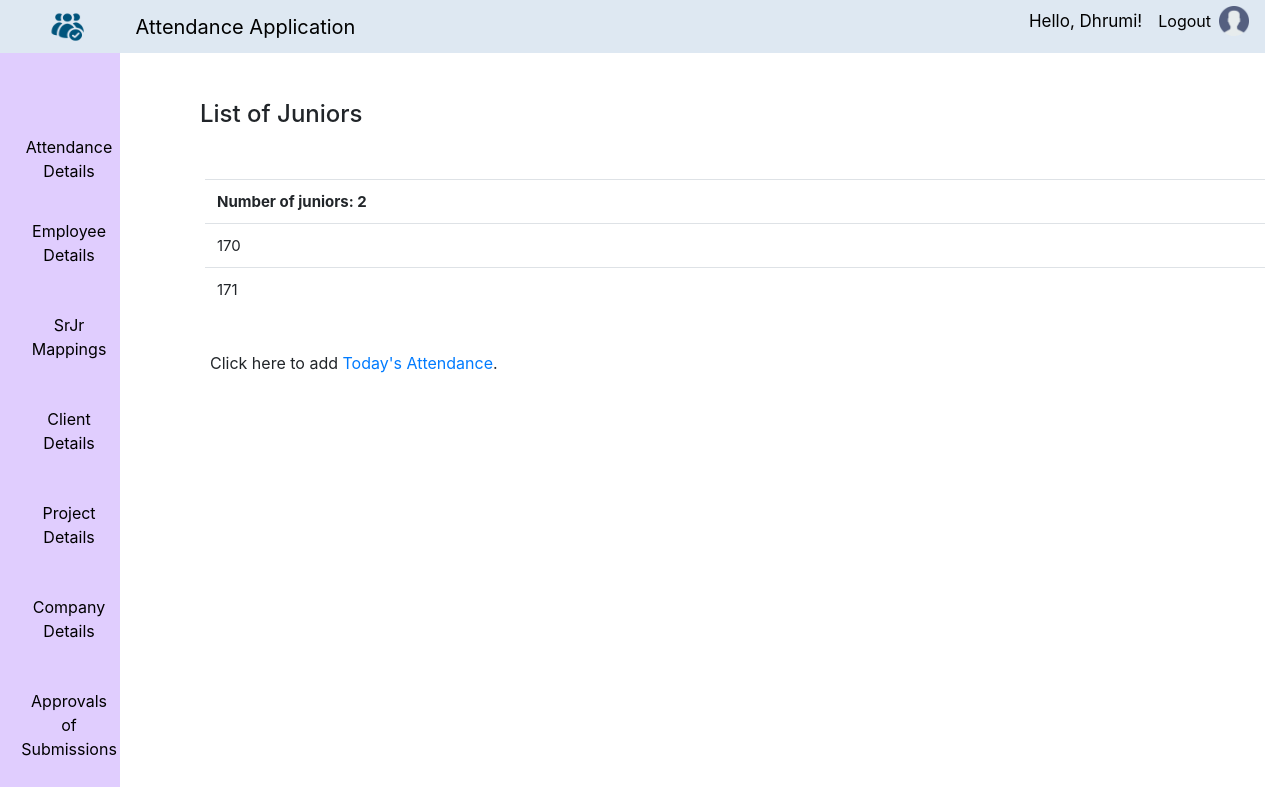
Page /SrjrEntry/ (signed in) on the earlier database version.
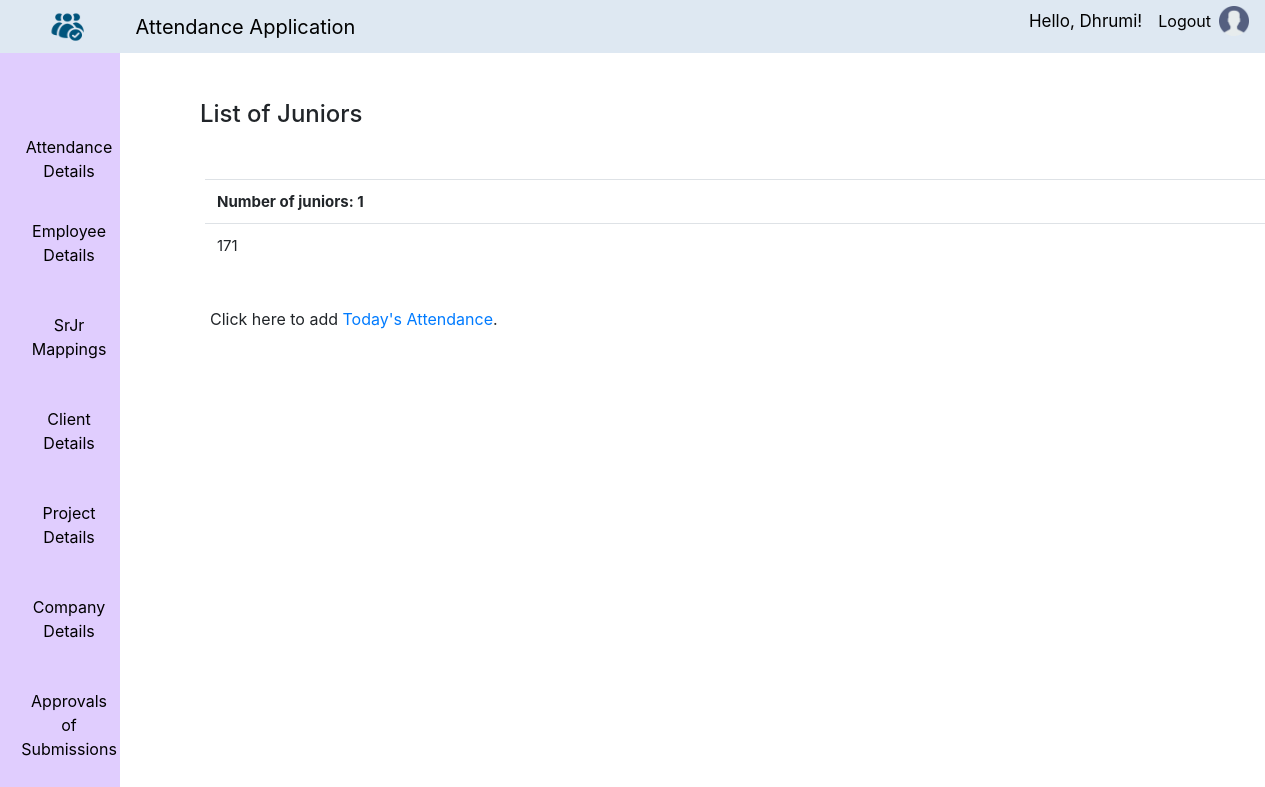
Same page on the later database version.
### Attendance/models.py (models this page shows, shortened)
class Mapping(models.Model):
        user = models.ForeignKey(User, on_delete=models.CASCADE, default=1)
        junior = models.CharField(max_length=255, null=True,verbose_name='Junior')
        class Meta:
                db_table = "Mapping"

### Attendance/views.py (the view)
# urls.py: path('SrjrEntry/',views.SrjrEntry,name='SrjrEntry'),
@login_required(login_url='loginview')
@never_cache
def SrjrEntry(request):
    data = Mapping.objects.filter(user=request.user).select_related('user')
    num_juniors = data.values_list('junior', flat=True).distinct().count()
    template = loader.get_template('SrjrEntry.html')
    context = {
        'mapdata': data,
        'num_juniors': num_juniors,
    }
    return HttpResponse(template.render(context, request))

### Attendance/templates/SrjrEntry.html (shortened to what this page needs)
{% extends "home.html" %}
{% load static %}
{% block content %}
{% block emp %}
{% block manager %}
<div class="emp">
  <h4 style="text-align: left; margin: 50px 0px 50px 50px;">
    List of Juniors
  </h4>
  {% if mapdata %}
  <table style="margin-left: 55;" class="table">
    <tbody  class="text-left">
      <tr>
        <td><b>Number of juniors: {{ num_juniors }}</b></td>
      </tr>
      {% for x in mapdata %}
      <tr>
        <td>{{ x.junior }}</td>
      </tr>
      {% endfor %}
    </tbody>
  </table>
</div>
<div style="margin-left: 210px; margin-bottom: 50px;">
  <br>
  Click here to add
  <a href="{% url 'AttFormView' %}">Today's Attendance</a>.
</div>
{% endif %}
{% endblock %}
{% endblock %}
{% endblock %}

Differences in the rows shown:
removed Mapping: junior "170"
Other differences:
{{ num_juniors }}: "2" → "1"
